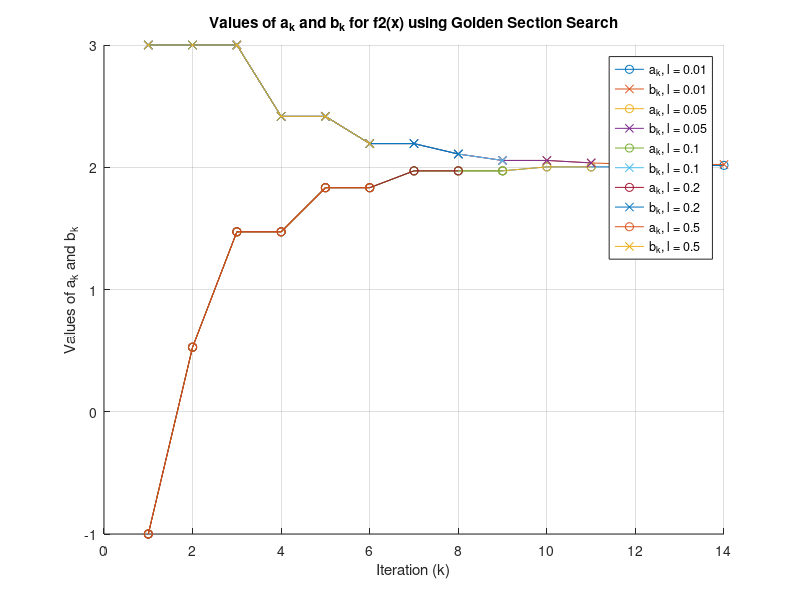

Write the MATLAB code that produced this figure.
% Ορισμός της συνάρτησης f2
f2 = @(x) exp(-2*x) + (x - 2).^2; % f2(x) = e^(-2x) + (x - 2)^2
% Αρχικές τιμές
a_init = -1; % Αρχική τιμή α
b_init = 3;  % Αρχική τιμή β
l_values = [0.01, 0.05, 0.1, 0.2, 0.5]; % Τιμές για το τελικό εύρος αναζήτησης
gamma = 0.618; % Τιμή του γ για τη μέθοδο του Χρυσού Τομέα

% Προετοιμασία πινάκων για αποθήκευση των αποτελεσμάτων
results_a_all = {}; % Κελιά για αποθήκευση των a_k για κάθε τιμή του l
results_b_all = {}; % Κελιά για αποθήκευση των b_k για κάθε τιμή του l

% Βρόχος για κάθε τιμή του l
for l_idx = 1:length(l_values)
    l = l_values(l_idx);
    
    % Αρχικοποίηση για τη μέθοδο Χρυσού Τομέα
    a = a_init;
    b = b_init;
    
    % Αρχικοί υπολογισμοί
    x1k = a + (1 - gamma) * (b - a);
    x2k = a + gamma * (b - a);
    f1k = f2(x1k);
    f2k = f2(x2k);
    
    % Αποθήκευση των τιμών α και β σε κάθε επανάληψη
    ak_values = [a];
    bk_values = [b];
    
    % Μέθοδος Χρυσού Τομέα
    while (b - a) > l
        if f1k > f2k
            a = x1k; % Ενημέρωση του a
            x1k = x2k; % Ενημέρωση x1k
            x2k = a + gamma * (b - a); % Νέο x2k
            f1k = f2k; % Ενημέρωση της f(x1k)
            f2k = f2(x2k); % Υπολογισμός f(x2k)
        else
            b = x2k; % Ενημέρωση του b
            x2k = x1k; % Ενημέρωση x2k
            x1k = a + (1 - gamma) * (b - a); % Νέο x1k
            f2k = f1k; % Ενημέρωση της f(x2k)
            f1k = f2(x1k); % Υπολογισμός f(x1k)
        end
        
        % Αποθήκευση των τρεχουσών τιμών a και b
        ak_values = [ak_values, a];
        bk_values = [bk_values, b];
    end
    
    % Αποθήκευση των αποτελεσμάτων για κάθε τιμή του l
    results_a_all{l_idx} = ak_values;
    results_b_all{l_idx} = bk_values;
end

% Γραφικές παραστάσεις των τιμών a_k και b_k σε συνάρτηση με τον δείκτη k
figure;
hold on;
for l_idx = 1:length(l_values)
    ak_values = results_a_all{l_idx};
    bk_values = results_b_all{l_idx};
    k_values = 1:length(ak_values); % Δείκτες επαναλήψεων
    
    % Σχεδίαση των a_k και b_k για κάθε τιμή του l
    plot(k_values, ak_values, '-o', 'DisplayName', ['a_k, l = ', num2str(l_values(l_idx))]);
    plot(k_values, bk_values, '-x', 'DisplayName', ['b_k, l = ', num2str(l_values(l_idx))]);
end
xlabel('Iteration (k)');
ylabel('Values of a_k and b_k');
title('Values of a_k and b_k for f2(x) using Golden Section Search');
legend show;
grid on;
hold off;